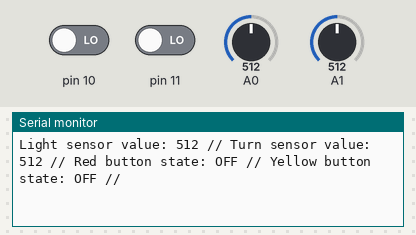
A sketch run on a simulated Arduino Uno, built with avr-gcc and run on an emulated ATmega328P. Shown: the last lines printed to the serial monitor. The inputs (shaded band) are chosen by the test bench; at power-on: pin 10 LOW, pin 11 LOW, A0 = 512, A1 = 512.

Above: at 1.8 s.
1.9 s: pin 10 driven HIGH
At 2.9 s:
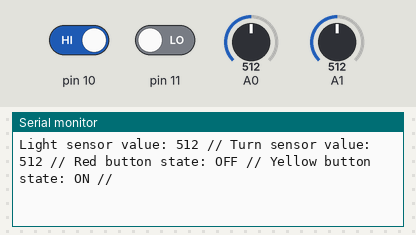
4.6 s: pin 11 driven HIGH
At 5.7 s:
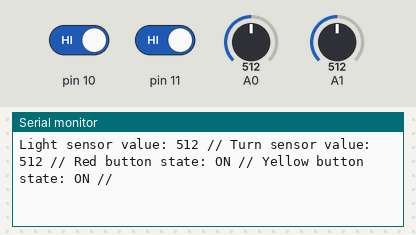
7.7 s: pin 10 driven LOW
At 9.1 s:
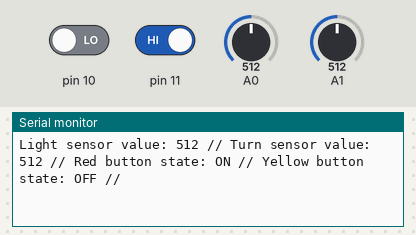
10.8 s: A0 set to 716
At 12.1 s:
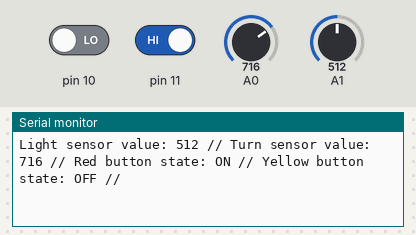
12.3 s: A1 set to 716
At 13.4 s:
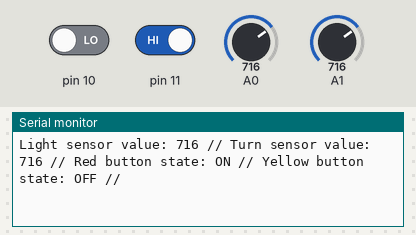
13.8 s: A0 set to 900
At 15.0 s:
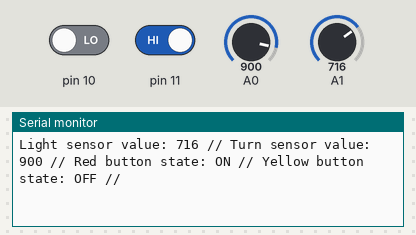
Timing chart, 0 to 16.3 s (numbered marks = the images above; inputs shaded):
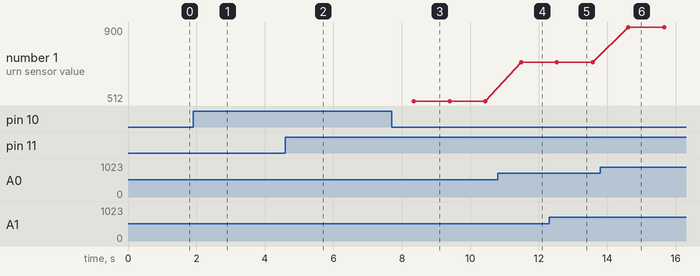

Measured:
- after the input at 1.9 s, the serial monitor: prints a new line after 0.19 s (image 1)
- after the input at 4.6 s, the serial monitor: prints a new line after 0.62 s (image 2)
- after the input at 7.7 s, the serial monitor: prints a new line after 0.65 s (image 3)
- after the input at 10.8 s, the serial monitor: prints a new line after 0.68 s (image 4)
- after the input at 12.3 s, the serial monitor: prints a new line after 0.23 s (image 5)
- after the input at 13.8 s, the serial monitor: prints a new line after 0.81 s (image 6)
- plotted number 1: 512 → 716 after the input at 10.8 s, 716 → 900 after the input at 13.8 s

The sketch:

HW2.ino
```cpp
void setup()
{
  // put your setup code here, to run once:
  Serial.begin(9600);
  pinMode(10, INPUT);
  pinMode(11, INPUT);
}

void loop()
{
  // put your main code here, to run repeatedly:
  int redButtonState = digitalRead(11);
  int yellowButtonState = digitalRead(10);
  int lightSensorValue = analogRead(A1);
  int turnSensorValue = analogRead(A0);
  Serial.print ("Light sensor value: ");
  Serial.print (lightSensorValue);
  Serial.print (" // ");
  Serial.print ("Turn sensor value: ");
  Serial.print (turnSensorValue);
  Serial.print (" // ");
  if (redButtonState == 1)
  {
    Serial.print ("Red button state: ON // ");
  }
  else
  {
    Serial.print ("Red button state: OFF // ");
  }
  if (yellowButtonState == 1)
  {
    Serial.println ("Yellow button state: ON // ");
  }
  else
  {
    Serial.println ("Yellow button state: OFF // ");
  }
  delay (1000);
}
```
